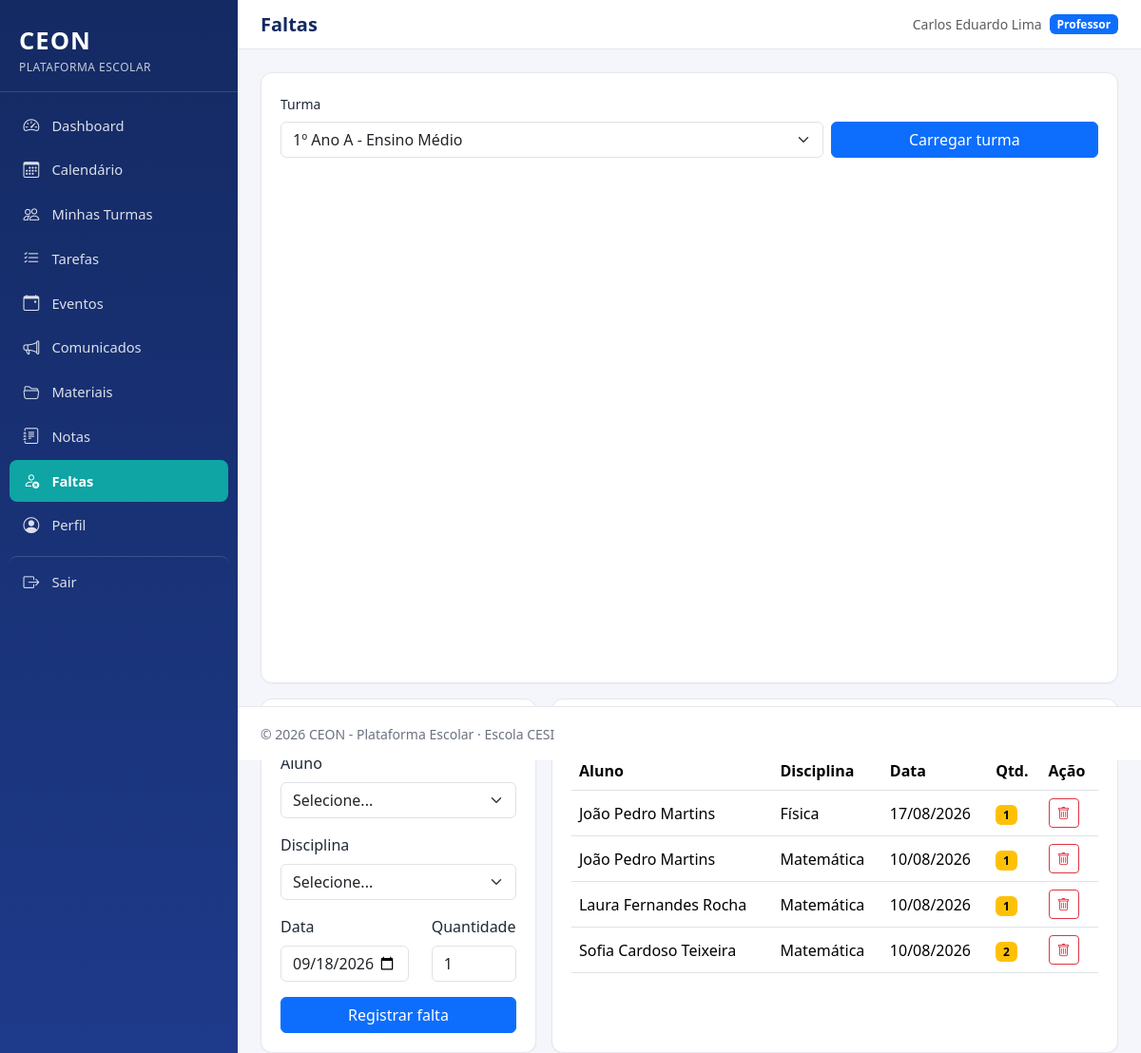
/professor/faltas.php (signed in), run on the app's committed database.
### tables this page shows
CREATE TABLE faltas (
    id INT AUTO_INCREMENT PRIMARY KEY,
    aluno_id INT NOT NULL,
    disciplina_id INT NOT NULL,
    data DATE NOT NULL,
    quantidade INT NOT NULL DEFAULT 1,
    CONSTRAINT fk_faltas_aluno FOREIGN KEY (aluno_id) REFERENCES alunos(id) ON DELETE CASCADE,
    CONSTRAINT fk_faltas_disciplina FOREIGN KEY (disciplina_id) REFERENCES disciplinas(id) ON DELETE CASCADE,
    INDEX idx_faltas_aluno (aluno_id)
);

CREATE TABLE usuarios (
    id INT AUTO_INCREMENT PRIMARY KEY,
    nome VARCHAR(150) NOT NULL,
    email VARCHAR(150) NOT NULL UNIQUE,
    senha VARCHAR(255) NOT NULL,
    tipo_usuario ENUM('aluno', 'professor', 'administrador') NOT NULL,
    status ENUM('ativo', 'inativo') NOT NULL DEFAULT 'ativo',
    data_criacao DATETIME NOT NULL DEFAULT CURRENT_TIMESTAMP,
    INDEX idx_usuarios_tipo (tipo_usuario),
    INDEX idx_usuarios_status (status)
);

CREATE TABLE disciplinas (
    id INT AUTO_INCREMENT PRIMARY KEY,
    nome VARCHAR(100) NOT NULL,
    descricao TEXT NULL
);

### includes/auth.php (called while the page is built, shortened)
<?php
function idPerfilLogado(): ?int
{
    $pdo = getConexao();
    if ($_SESSION['tipo_usuario'] === 'professor') {
        $stmt = $pdo->prepare('SELECT id FROM professores WHERE usuario_id = ?');
        $stmt->execute([$_SESSION['usuario_id']]);
        $linha = $stmt->fetch();
        return $linha ? (int) $linha['id'] : null;
    }
    return null;
}

### includes/professor_helpers.php (called while the page is built, shortened)
<?php
function disciplinasDoProfessor(PDO $pdo, int $professorId): array
{
    $stmt = $pdo->prepare("
        SELECT d.id, d.nome
        FROM professor_disciplinas pd
        JOIN disciplinas d ON d.id = pd.disciplina_id
        WHERE pd.professor_id = ?
        ORDER BY d.nome
    ");
    $stmt->execute([$professorId]);
    return $stmt->fetchAll();
}
function turmasDoProfessor(PDO $pdo, int $professorId): array
{
    $stmt = $pdo->prepare("
        SELECT DISTINCT t.id, t.nome, t.ano_letivo, t.turno
        FROM aulas a
        JOIN turmas t ON t.id = a.turma_id
        WHERE a.professor_id = ?
        ORDER BY t.nome
    ");
    $stmt->execute([$professorId]);
    $turmas = $stmt->fetchAll();
    return $turmas;
}

### includes/functions.php (called while the page is built, shortened)
<?php
function e(?string $valor): string
{
    return htmlspecialchars($valor ?? '', ENT_QUOTES, 'UTF-8');
}
function formatarData(?string $dataSql): string
{
    $dt = DateTime::createFromFormat('Y-m-d', substr($dataSql, 0, 10));
    return $dt ? $dt->format('d/m/Y') : '-';
}

### professor/faltas.php (the view, shortened to what this page needs)
<?php
require_once __DIR__ . '/../includes/auth.php';
require_once __DIR__ . '/../includes/functions.php';
require_once __DIR__ . '/../includes/professor_helpers.php';
$pdo = getConexao();
$professorId = idPerfilLogado();
$minhasDisciplinas = disciplinasDoProfessor($pdo, $professorId);
$minhasTurmas = turmasDoProfessor($pdo, $professorId);
$turmaSelecionada = (int) ($_GET['turma'] ?? ($minhasTurmas[0]['id'] ?? 0));
$faltasRegistradas = [];
if ($turmaSelecionada > 0 && !empty($minhasDisciplinas)) {
    $idsDisciplinas = array_column($minhasDisciplinas, 'id');
    $placeholders = implode(',', array_fill(0, count($idsDisciplinas), '?'));
    $sql = "
        SELECT f.*, u.nome AS aluno_nome, d.nome AS disciplina_nome
        FROM faltas f
        JOIN alunos a ON a.id = f.aluno_id
        JOIN usuarios u ON u.id = a.usuario_id
        JOIN disciplinas d ON d.id = f.disciplina_id
        WHERE a.turma_id = ? AND f.disciplina_id IN ($placeholders)
        ORDER BY f.data DESC, u.nome
    ";
    $stmt = $pdo->prepare($sql);
    $stmt->execute(array_merge([$turmaSelecionada], $idsDisciplinas));
    $faltasRegistradas = $stmt->fetchAll();
}
require_once __DIR__ . '/../includes/header.php';
?>
<div class="ceon-card mb-3">
    <form method="GET" class="row g-2 align-items-end">
        <div class="col-sm-8">
            <label for="turma" class="form-label small">Turma</label>
            <select id="turma" name="turma" class="form-select">
                <?php foreach ($minhasTurmas as $t): ?>
                    <option value="<?= (int) $t['id'] ?>" <?= $turmaSelecionada === (int) $t['id'] ? 'selected' : '' ?>><?= e($t['nome']) ?></option>
                <?php endforeach; ?>
            </select>
        </div>
        <div class="col-sm-4"><button type="submit" class="btn btn-primary w-100">Carregar turma</button></div>
    </form>
</div>
<div class="row g-3">
    <div class="col-lg-4">
        <div class="ceon-card">
            <h2 class="h6 fw-bold mb-3">Registrar falta</h2>
            <form method="POST" class="needs-validation" novalidate>
                <div class="mb-3">
                    <label for="aluno_id" class="form-label">Aluno</label>
                    <select id="aluno_id" name="aluno_id" class="form-select" required>
                        <option value="">Selecione...</option>
                    </select>
                </div>
                <div class="mb-3">
                    <label for="disciplina_id" class="form-label">Disciplina</label>
                    <select id="disciplina_id" name="disciplina_id" class="form-select" required>
                        <option value="">Selecione...</option>
                    </select>
                </div>
                <div class="row">
                    <div class="col-7 mb-3">
                        <label for="data" class="form-label">Data</label>
                        <input type="date" id="data" name="data" class="form-control" required value="<?= date('Y-m-d') ?>">
                    </div>
                    <div class="col-5 mb-3">
                        <label for="quantidade" class="form-label">Quantidade</label>
                        <input type="number" id="quantidade" name="quantidade" class="form-control" min="1" value="1" required>
                    </div>
                </div>
                <button type="submit" class="btn btn-primary w-100">Registrar falta</button>
            </form>
        </div>
    </div>
    <div class="col-lg-8">
        <div class="ceon-card">
            <h2 class="h6 fw-bold mb-3">Faltas registradas</h2>
            <?php if (empty($faltasRegistradas)): ?>
                <p class="text-muted mb-0">Nenhuma falta registrada para esta turma nas suas disciplinas.</p>
            <?php else: ?>
                <div class="table-responsive">
                    <table class="table ceon-table align-middle">
                        <thead><tr><th>Aluno</th><th>Disciplina</th><th>Data</th><th>Qtd.</th><th>Ação</th></tr></thead>
                        <tbody>
                        <?php foreach ($faltasRegistradas as $f): ?>
                            <tr>
                                <td><?= e($f['aluno_nome']) ?></td>
                                <td><?= e($f['disciplina_nome']) ?></td>
                                <td><?= formatarData($f['data']) ?></td>
                                <td><span class="badge text-bg-warning"><?= (int) $f['quantidade'] ?></span></td>
                                <td>
                                    <form method="POST" class="d-inline ceon-confirm-delete" data-confirm-message="Tem certeza que deseja excluir este registro de falta?">
                                        <button type="submit" class="btn btn-sm btn-outline-danger" aria-label="Excluir"><i class="bi bi-trash"></i></button>
                                    </form>
                                </td>
                            </tr>
                        <?php endforeach; ?>
                        </tbody>
                    </table>
                </div>
            <?php endif; ?>
        </div>
    </div>
</div>
<?php require_once __DIR__ . '/../includes/footer.php'; ?>

### assets/css/style.css (style rules this page uses)
:root { --ceon-primary: #1e3a8a; --ceon-primary-light: #2f52b0; --ceon-primary-dark: #142a63; --ceon-accent: #0ea5a4; --ceon-bg: #f4f6fb; --ceon-card-bg: #ffffff; --ceon-text: #1f2937; --ceon-text-muted: #6b7280; --ceon-border: #e5e7eb; --ceon-sidebar-width: 250px; --ceon-danger: #dc2626; --ceon-warning: #d97706; --ceon-success: #16a34a; }
* { box-sizing: border-box; }
body { background-color: var(--ceon-bg); color: var(--ceon-text); font-family: 'Segoe UI', Roboto, Helvetica, Arial, sans-serif; margin: 0; }
.ceon-card { background: var(--ceon-card-bg); border: 1px solid var(--ceon-border); border-radius: .75rem; padding: 1.25rem; height: 100%; box-shadow: 0 1px 2px rgba(16,24,40,.04); }
.table-responsive { border-radius: .5rem; overflow: hidden; }
.ceon-table thead { background: var(--ceon-primary); color: #fff; }

### data on the page
faltas: usuarios.nome "João Pedro Martins", disciplina.nome "Física", data "17/08/2026", quantidade "1"
faltas: usuarios.nome "João Pedro Martins", disciplina.nome "Matemática", data "10/08/2026", quantidade "1"
faltas: usuarios.nome "Laura Fernandes Rocha", disciplina.nome "Matemática", data "10/08/2026", quantidade "1"
faltas: usuarios.nome "Sofia Cardoso Teixeira", disciplina.nome "Matemática", data "10/08/2026", quantidade "2"

### other printed values
$rotulo "Dashboard"
$rotulo "Calendário"
$rotulo "Minhas Turmas"
$rotulo "Tarefas"
$rotulo "Eventos"
$rotulo "Comunicados"
$rotulo "Materiais"
$rotulo "Notas"
$rotulo "Faltas"
$rotulo "Perfil"
$tituloPagina "Faltas"
$_SESSION['nome'] "Carlos Eduardo Lima"
rotuloTipoUsuario($_SESSION['tipo_usuario'] ?? '') "Professor"
form field turma "1º Ano A - Ensino Médio"
